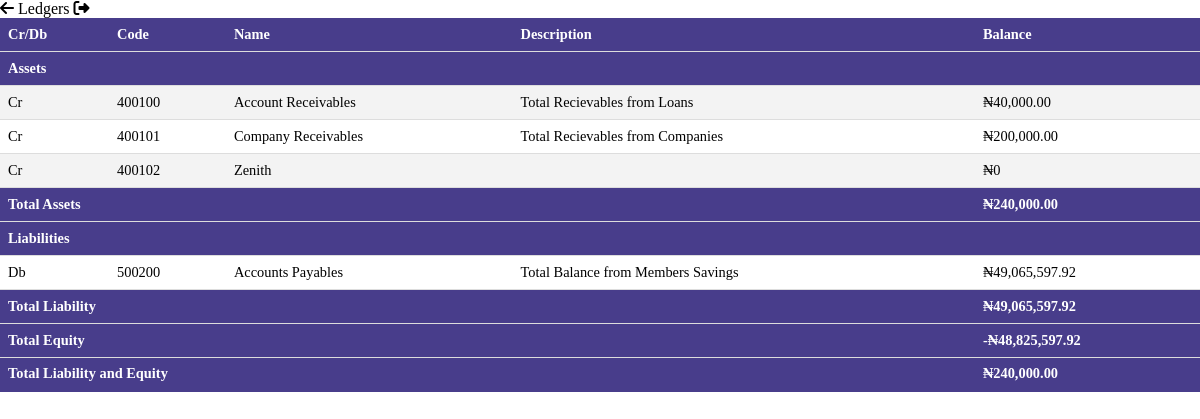
Page /ledger_report (signed in) on the earlier database version.
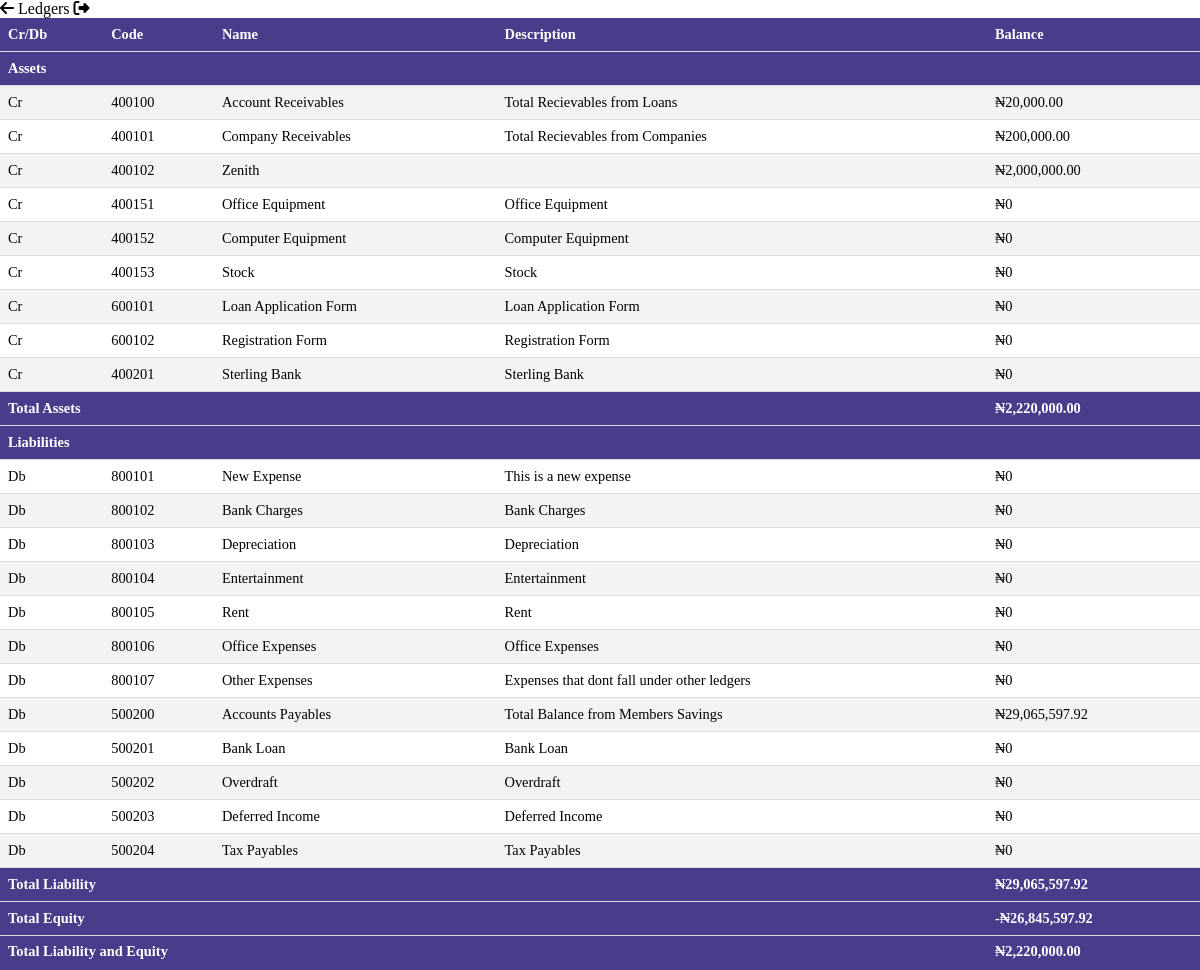
Same page on the later database version.
### models.py (models this page shows, shortened)
class Bank(db.Model):
    __tablename__ = 'banks'
    id = db.Column(db.Integer, primary_key=True)
    name = db.Column(db.String, nullable=False,unique=True)
    balance_bfd = db.Column(db.Float, default=0.0)
    new_balance = db.Column(db.Float, default=0.0)
    payments = db.relationship('BankPayment', backref='bank')

class Asset(db.Model):
    __tablename__ = 'assets'
    id = db.Column(db.Integer, primary_key=True)
    name = db.Column(db.String)
    balance_bfd = db.Column(db.Float, default=0.0)
    description = db.Column(db.String, nullable=True)
    balance = db.Column(db.Float,default=0.0)
    payments = db.relationship('AssetPayment', backref='asset')

class Income(db.Model):
    __tablename__ = 'incomes'
    id = db.Column(db.Integer, primary_key=True)
    name = db.Column(db.String)
    description = db.Column(db.String, nullable=True)
    balance_bfd = db.Column(db.Float, default=0.0)
    balance = db.Column(db.Float,default=0.0)
    payments = db.relationship('IncomePayment', backref='income')

class Investment(db.Model):
    __tablename__ = 'investments'
    id = db.Column(db.Integer, primary_key=True)
    name = db.Column(db.String)
    description = db.Column(db.String, nullable=True)
    balance = balance = db.Column(db.Float,default=0.0)
    balance_bfd = db.Column(db.Float, default=0.0)
    payments = db.relationship('InvestmentPayment', backref='investment')

class Expense(db.Model):
    __tablename__ = 'expenses'
    id = db.Column(db.Integer, primary_key=True)
    name = db.Column(db.String)
    description = db.Column(db.String, nullable=True)
    balance_bfd = db.Column(db.Float, default=0.0)
    balance = balance = db.Column(db.Float,default=0.0)
    payments = db.relationship('ExpensePayment', backref='expense')

class Liability(db.Model):
    __tablename__ = 'liabilities'
    id = db.Column(db.Integer, primary_key=True)
    name = db.Column(db.String)
    description = db.Column(db.String, nullable=True)
    balance = balance = db.Column(db.Float,default=0.0)
    balance_bfd = db.Column(db.Float, default=0.0)
    payments = db.relationship('LiabilityPayment', backref='liability')

### app.py (the view)
@app.route('/ledger_report')
@login_required
@role_required(['Admin','Secretary','Sub-Admin'])
def ledger_report():
    companies = Company.query.all()
    banks = Bank.query.all()
    persons = Person.query.all()
    assets = Asset.query.all()
    liabilities = Liability.query.all()
    incomes = Income.query.all()
    expenses = Expense.query.all()
    investments = Investment.query.all()
    total_company_receivable =sum(company.amount_accumulated for company in companies)
    total_cash_and_equivalents = total_company_receivable + sum(bank.new_balance for bank in banks)
    total_accounts_receivable = sum(person.loan_balance for person in persons)
    total_investments= sum(investment.balance for investment in investments if investment.balance)
    total_incomes = sum(income.balance for income in incomes if income.balance)
    total_expenses = sum(expense.balance for expense in expenses if expense.balance )
    total_assets = total_cash_and_equivalents + total_accounts_receivable + sum(asset.balance for asset in assets if asset.balance) + total_incomes + total_investments
    total_accounts_payable = sum(person.total_balance for person in persons)
    total_liabilities = total_accounts_payable + sum(liability.balance for liability in liabilities if liability.balance) + total_expenses
    total_equity = total_assets - total_liabilities
    total_liabilities_and_equity = total_liabilities + total_equity
    return render_template('query/ledger_report.html', assets=assets, total_expenses=total_expenses, expenses = expenses,incomes=incomes,
                           banks=banks, total_cash_and_equivalents=total_cash_and_equivalents,company =total_company_receivable,
                           total_accounts_receivable=total_accounts_receivable, total_incomes=total_incomes,
                           total_assets=total_assets, investments=investments,liabilities=liabilities,
                           total_accounts_payable=total_accounts_payable, total_liabilities=total_liabilities,
                           total_equity=total_equity, total_liabilities_and_equity=total_liabilities_and_equity)

### app.py (called while the page is built)
@login_manager.user_loader
def load_user(person_id):
    return Person.query.get(person_id)

def role_required(roles_required):
    def decorator(view_func):
        @wraps(view_func)
        def wrapper(*args, **kwargs):
            if not current_user.is_authenticated:
                flash("You must be logged in to access this page.", "danger")
                return redirect(url_for("login"))
            user_role = current_user.role
            if user_role.name not in roles_required:
                flash("You don't have the required role to access this page.", "danger")
                return redirect(url_for("dashboard"))  # Change this to your desired redirect
            return view_func(*args, **kwargs)
        return wrapper
    return decorator

@app.template_filter('currency')
@login_required
def currency(value):
    modified_value = format_currency(value)  # Modify the value as needed
    return modified_value

### filters.py (called while the page is built)
def format_currency(value, currency_symbol='₦', decimal_separator='.', thousands_separator=','):
    if value:
        if value < 0:
            formatted_value = f'-{currency_symbol}{abs(value):,.2f}'
        else:
            formatted_value = f'{currency_symbol}{value:,.2f}'
        formatted_value = formatted_value.replace('.', decimal_separator).replace(',', thousands_separator)
    else:
        formatted_value = f'{currency_symbol}0'
    return formatted_value

### templates/query/ledger_report.html (shortened to what this page needs)
{%extends 'base.html' %}
{% block header%}
Ledgers
{% endblock  %}
{%block content%}
<body id="person">
    <table class="tab-content">
        <tbody>
            <tr>
                <th>Cr/Db</th>
                <th>Code</th>
                <th>Name</th>
                <th>Description</th>
                <th>Balance</th>
            </tr>
            <tr>
                <th colspan="5">Assets</th>
            </tr>
            <tr>
                <td>Cr</td>
                <td>400100  </td>
                <td><a href="{{url_for('get_loan')}}">Account Receivables</a></td>
                <td>Total Recievables from Loans</td>
                <td>{{ total_accounts_receivable| currency }}</td>
            </tr>
            <tr>
                <td>Cr</td>
                <td>400101  </td>
                <td><a href="{{url_for('get_loan')}}">Company Receivables</a></td>
                <td>Total Recievables from Companies</td>
                <td>{{ company| currency }}</td>
            </tr>
            {% for bank in banks %}
            <tr>
                <td>Cr</td>
                <td>{{ 400101+bank.id }}</td>
                <td><a href="">{{ bank.name }}</a></td>
                <td>{{ bank.description}}</td>
                <td>{{ bank.new_balance | currency }}</td>
            </tr>
            {% endfor %}
            {% for asset in assets %}
                <tr>
                    <td>Cr</td>
                    <td>{{ 400150+asset.id }}</td>
                    <td>
                        <a href="">{{ asset.name}}</a>
                    </td>
                    <td>{{ asset.description}}</td>
                    <td>{{ asset.balance | currency }}</td>
                </tr>
            {% endfor %}
            {% for income in incomes %}
            <tr>
                <td>Cr</td>
                <td>{{ 600100+income.id }}</td>
                <td><a href="">{{ income.name }}</a></td>
                <td>{{ income.description }}</td>
                <td>{{ income.balance | currency }}</td>
            </tr>
            {% endfor %}
            {% for investment in investments %}
            <tr>
                <td>Cr</td>
                <td>{{ 400200+investment.id }}</td>
                <td><a href="">{{ investment.name }}</a></td>
                <td>{{ investment.description}}</td>
                <td>{{ investment.balance | currency }}</td>
            </tr>
            {% endfor %}
            <tr>
                <th colspan="4">Total Assets</th>
                <th colspan="1">{{total_assets | currency}}</th>
            </tr>
            <tr>
                <th colspan="5">Liabilities</th>
            </tr>
            {% for expense in expenses %}
            <tr>
                <td>Db</td>
                <td>{{ 800100+expense.id }}</td>
                <td><a href="">{{ expense.name }}</a></td>
                <td>{{ expense.description }}</td>
                <td>{{ expense.balance | currency }}</td>
            </tr>
            {% endfor %}
            <tr>
                <td>Db</td>
                <td>500200 </td>
                <td><a href="{{url_for('get_payments')}}">Accounts Payables</a></td>
                <td>Total Balance from Members Savings</td>
                <td>{{ total_accounts_payable | currency }}</td>
            </tr>
            {% for liability in liabilities %}
            <tr>
                <td>Db</td>
                <td>{{ 500200 + liability.id }}</td>
                <td><a href="">{{ liability.name }}</a></td>
                <td>{{ liability.description}}</td>
                <td>{{ liability.balance | currency }}</td>
            </tr>
            {% endfor %}
            <tr>
                <th colspan="4">Total Liability</th>
                <th colspan="1">{{total_liabilities | currency}}</th>
            </tr>
            <tr>
                <th colspan="4">Total Equity</th>
                <th colspan="1">{{total_equity | currency}}</th>
            </tr>
            <tr>
                <th colspan="4">Total Liability and Equity</th>
                <th colspan="1">{{total_liabilities_and_equity | currency}}</th>
            </tr>
        </tbody>
    </table>
{%endblock%}

### templates/base.html (shortened to what this page needs)
<!DOCTYPE html>
<html lang="en">
<head>
    <link rel="stylesheet" href="https://cdnjs.cloudflare.com/ajax/libs/font-awesome/6.4.0/css/all.min.css"/>
    <link rel="stylesheet" href="\static\css\style.css">
</head>
<body>
    <header class="dashboard">
        <section id="nav">
            {%block anchor%}<a href="{{url_for('dashboard')}}" id='arrow'><i class="fa-solid fa-arrow-left"></i></a>{%endblock%}
            <a id="head">{% block header%}{% endblock  %}</a>
            <a href="#" class="tail"><i class="fa-sharp fa-solid fa-right-from-bracket"></i></a>
        </section>
    </header>
    {%block content%} {%endblock%}
</body>
</html>

### static/css/style.css (style rules this page uses)
* { margin: 0; padding: 0; box-sizing: border-box; font-family:'Times New Roman', Times, serif; }
#person * { color: #000; max-width: 90em; margin: 0 auto; }
#person .tab-content { width: 100%; border-collapse: collapse; font-size: 0.9em; min-width: 400px; }
#person .tab-content tr th { background-color: #483d8b; color: #fff; text-align: left; font-weight: bold; }
#person th, #person td { padding: 8px; text-align: left; border-bottom: 1px solid #ddd; }
#person .tab-content tbody tr:nth-of-type(odd) { background-color: #f3f3f3; }
#person .tab-content tbody tr:last-of-type { border-bottom: 2px solid #483d8b; }
#person .tab-content tr a { text-decoration: none; }

Differences in the rows shown:
changed Bank "Zenith": new_balance "₦0" → "₦2,000,000.00"
added Asset: id "400151", name "Office Equipment", description "Office Equipment", balance "₦0"
added Asset: id "400152", name "Computer Equipment", description "Computer Equipment", balance "₦0"
added Asset: id "400153", name "Stock", description "Stock", balance "₦0"
added Income: 600100+income.id "600101", name "Loan Application Form", description "Loan Application Form", balance "₦0"
added Income: 600100+income.id "600102", name "Registration Form", description "Registration Form", balance "₦0"
added Investment: 400200+investment.id "400201", name "Sterling Bank", description "Sterling Bank", balance "₦0"
added Expense: 800100+expense.id "800101", name "New Expense", description "This is a new expense", balance "₦0"
added Expense: 800100+expense.id "800102", name "Bank Charges", description "Bank Charges", balance "₦0"
added Expense: 800100+expense.id "800103", name "Depreciation", description "Depreciation", balance "₦0"
added Expense: 800100+expense.id "800104", name "Entertainment", description "Entertainment", balance "₦0"
added Expense: 800100+expense.id "800105", name "Rent", description "Rent", balance "₦0"
added Expense: 800100+expense.id "800106", name "Office Expenses", description "Office Expenses", balance "₦0"
added Expense: 800100+expense.id "800107", name "Other Expenses", description "Expenses that dont fall under other ledgers", balance "₦0"
added Liability: 500200+liability.id "500201", name "Bank Loan", description "Bank Loan", balance "₦0"
added Liability: 500200+liability.id "500202", name "Overdraft", description "Overdraft", balance "₦0"
added Liability: 500200+liability.id "500203", name "Deferred Income", description "Deferred Income", balance "₦0"
added Liability: 500200+liability.id "500204", name "Tax Payables", description "Tax Payables", balance "₦0"
Other differences:
{{ total_accounts_receivable| currency }}: "₦40,000.00" → "₦20,000.00"
{{ total_assets | currency }}: "₦240,000.00" → "₦2,220,000.00"
{{ total_accounts_payable | currency }}: "₦49,065,597.92" → "₦29,065,597.92"
{{ total_liabilities | currency }}: "₦49,065,597.92" → "₦29,065,597.92"
{{ total_equity | currency }}: "-₦48,825,597.92" → "-₦26,845,597.92"
{{ total_liabilities_and_equity | currency }}: "₦240,000.00" → "₦2,220,000.00"
